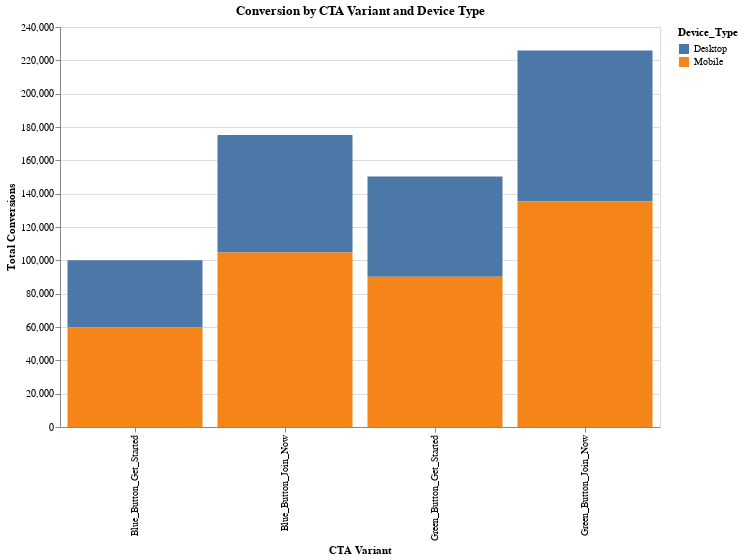

Here is the notebook cell this chart was saved with:
### Markdown cell above
### Conversion by CTA Variant and Device Type

### Code cell
cta_device_conversion = data.groupby(['Variant_Group', 'Device_Type'])['Converted'].sum().reset_index()

stacked_bar_chart = alt.Chart(cta_device_conversion).mark_bar().encode(
    x=alt.X('Variant_Group:N', title='CTA Variant'),
    y=alt.Y('Converted:Q', title='Total Conversions'),
    color='Device_Type:N',
    tooltip=['Variant_Group:N', 'Device_Type:N', 'Converted:Q']
).properties(
    title='Conversion by CTA Variant and Device Type',
    width=600,  
    height=400
)

stacked_bar_chart.show()

### Figure 1 — Vega-Lite specification as saved in the notebook (floating-point values rounded to 4 significant figures)
{"config": {"view": {"continuousWidth": 300, "continuousHeight": 300}}, "data": {"name": "data-e7cc5adb36e9b6e43427ef1190eca634"}, "mark": {"type": "bar"}, "encoding": {"color": {"field": "Device_Type", "type": "nominal"}, "tooltip": [{"field": "Variant_Group", "type": "nominal"}, {"field": "Device_Type", "type": "nominal"}, {"field": "Converted", "type": "quantitative"}], "x": {"field": "Variant_Group", "title": "CTA Variant", "type": "nominal"}, "y": {"field": "Converted", "title": "Total Conversions", "type": "quantitative"}}, "height": 400, "title": "Conversion by CTA Variant and Device Type", "width": 600, "$schema": "https://vega.github.io/schema/vega-lite/v5.20.1.json", "datasets": {"data-e7cc5adb36e9b6e43427ef1190eca634": [{"Variant_Group": "Blue_Button_Get_Started", "Device_Type": "Desktop", "Converted": 40148}, {"Variant_Group": "Blue_Button_Get_Started", "Device_Type": "Mobile", "Converted": 59884}, {"Variant_Group": "Blue_Button_Join_Now", "Device_Type": "Desktop", "Converted": 70449}, {"Variant_Group": "Blue_Button_Join_Now", "Device_Type": "Mobile", "Converted": 104706}, {"Variant_Group": "Green_Button_Get_Started", "Device_Type": "Desktop", "Converted": 60178}, {"Variant_Group": "Green_Button_Get_Started", "Device_Type": "Mobile", "Converted": 90079}, {"Variant_Group": "Green_Button_Join_Now", "Device_Type": "Desktop", "Converted": 90566}, {"Variant_Group": "Green_Button_Join_Now", "Device_Type": "Mobile", "Converted": 135341}]}}
